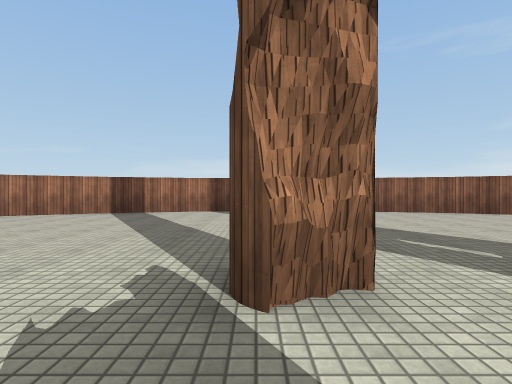
view 1 (above)

20 first-person views from a walk through a scene from a Unity 3-D project. The camera is 1.2 m above the floor, looks level and sees 80° across. The floor is counted in squares, 2 m on a side. Each view is taken from the middle of a square. On the plan, view 1 faces up. The plan holds only what a view shows up to about 9 squares ahead; the rest is blank. The place goes on beyond the plan. The player character is not drawn. Surface patterns are stand-ins for the level's own textures.

view 2
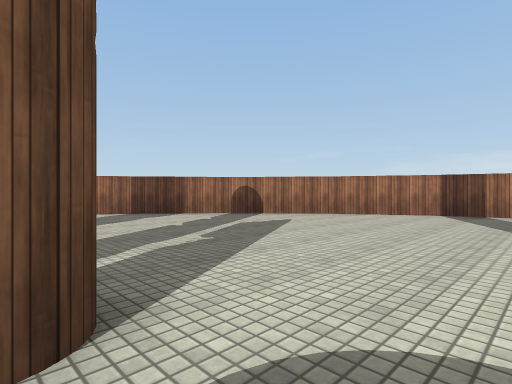

view 3
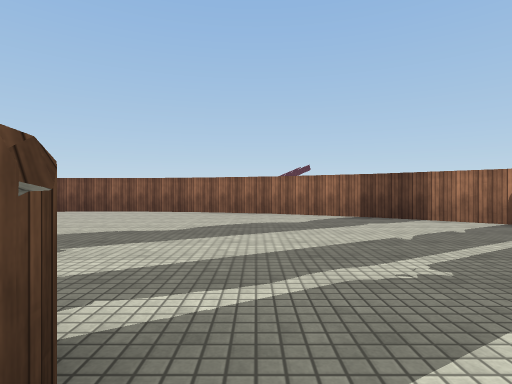

view 4
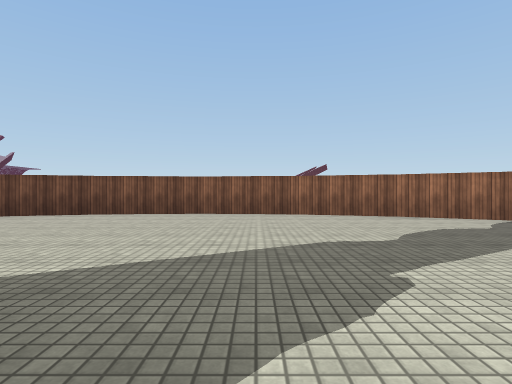

view 5
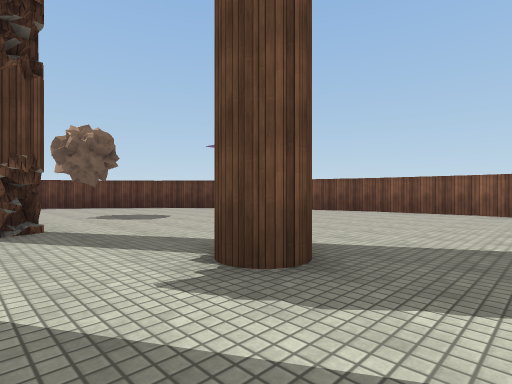

view 6
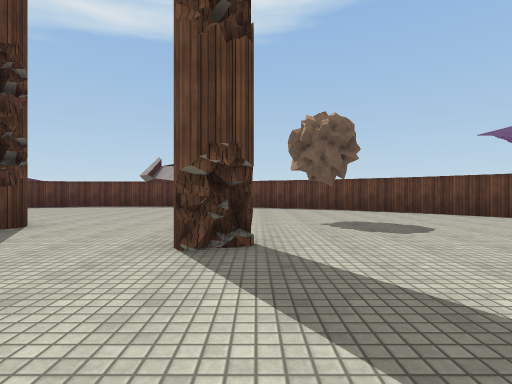

view 7
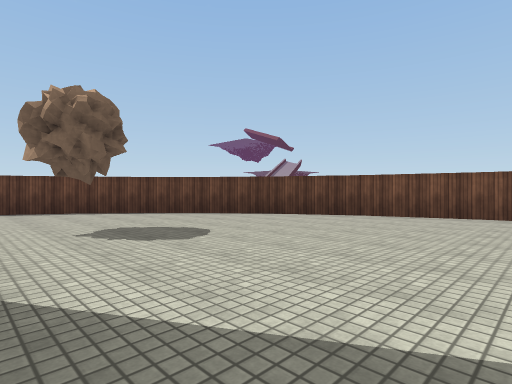

view 8
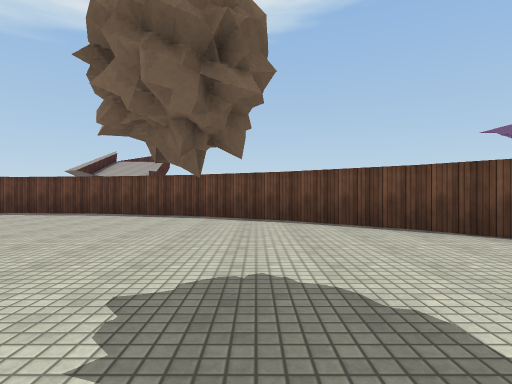

view 9
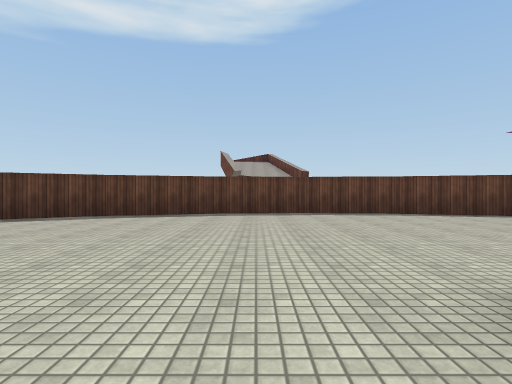

view 10
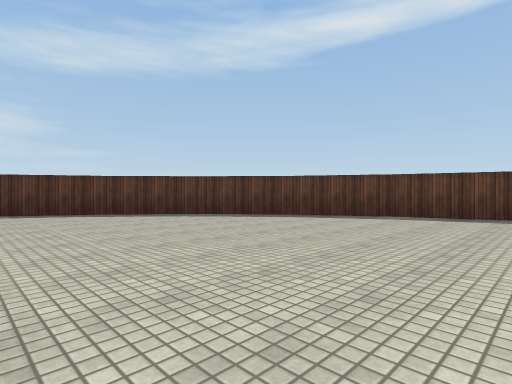

view 11
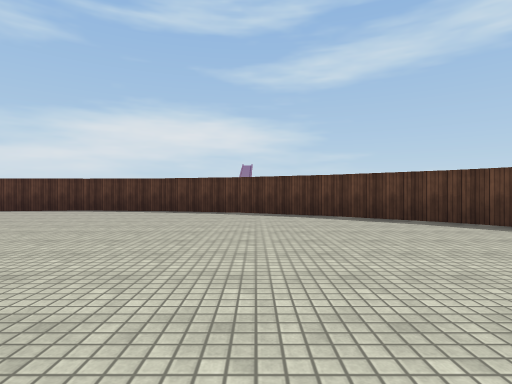

view 12
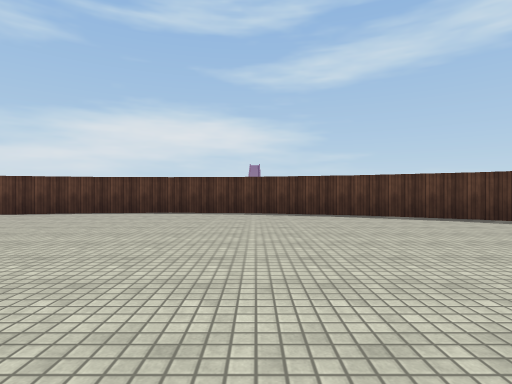

view 13
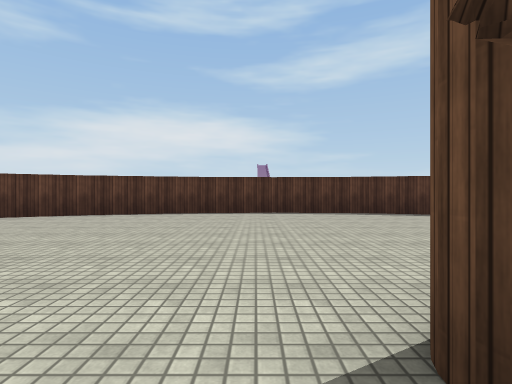

view 14
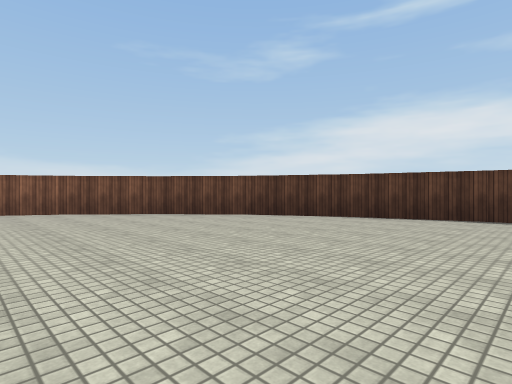

view 15
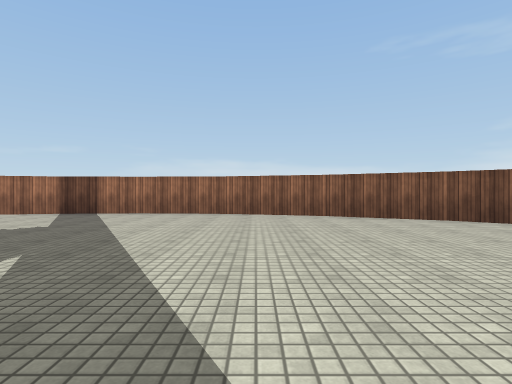

view 16
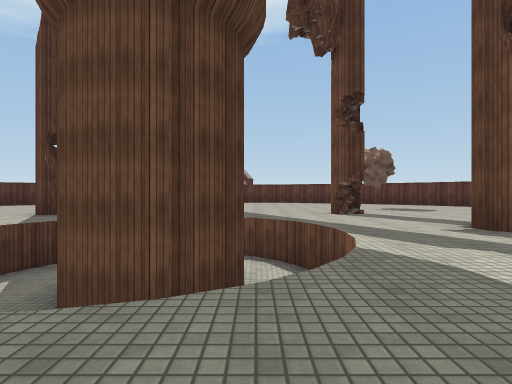

view 17
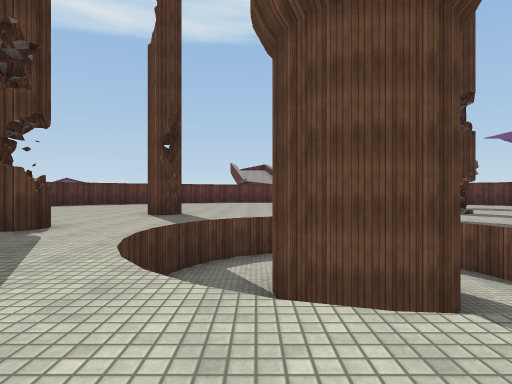

view 18
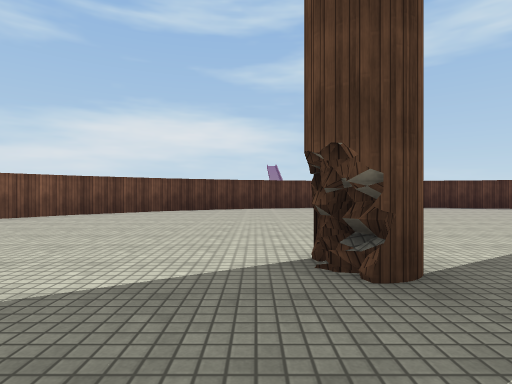

view 19
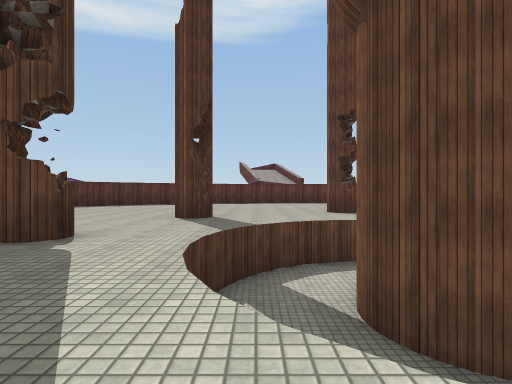

view 20
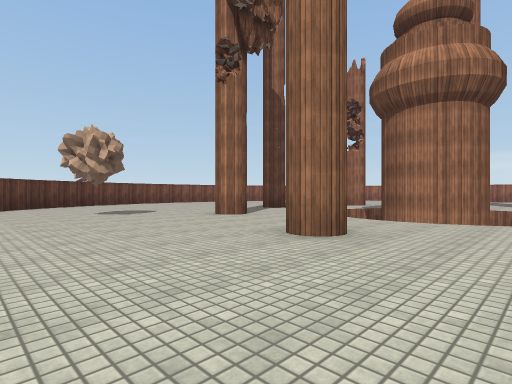

### Floor plan
Key: @ floor where view 1 was taken; # wall or solid block; . floor; v drop or lower ground.
Columns run from 13 left of view 1 to 14 right of it. Each row starts with its distance up from view 1.
 10           ########
  9        ####......####
  8       ##............###
  7     ###...............##
  6     #..................##
  5    ##...................##
  4   ##.....................#
  3   #......................##
  2  ##..........#............#
  1  #........................##
  0 ##.......#...@.............#
 -1 #............vvv...........#
 -2 #........... vv v..........#
 -3 #..........vv##vv..........#
 -4 #.......#..vv##vv..#.......#
 -5 #...........vvvvv..........#
 -6 #...........v vv...........#
 -7 ##.......#.................#
 -8  #........................##
 -9  #...........#............#
-10  ##.....#................##
-11   ##.....................#
-12    #....................##
-13    ##..................##
-14     ###...............##
-15       ##............###
-16        ####.......###
-17           #########

Where each view was taken, in squares from view 1:
view 1: 0 up, 0 right, facing up
view 2: 0 up, 2 left, facing up-left
view 3: 1 up, 3 left, facing left
view 4: 2 down, 4 left, facing left
view 5: 2 down, 3 left, facing down-left
view 6: 4 down, 4 left, facing down
view 7: 5 down, 4 left, facing down-left
view 8: 8 down, 6 left, facing down
view 9: 8 down, 2 right, facing down
view 10: 8 down, 3 right, facing down-right
view 11: 9 down, 4 right, facing right
view 12: 6 down, 5 right, facing right
view 13: 3 down, 5 right, facing right
view 14: 2 down, 6 right, facing up-right
view 15: 1 up, 4 right, facing up
view 16: 1 up, 1 left, facing down
view 17: 1 up, 2 right, facing down
view 18: 1 up, 2 right, facing right
view 19: 0 up, 3 right, facing down
view 20: 13 down, 3 right, facing up-left
